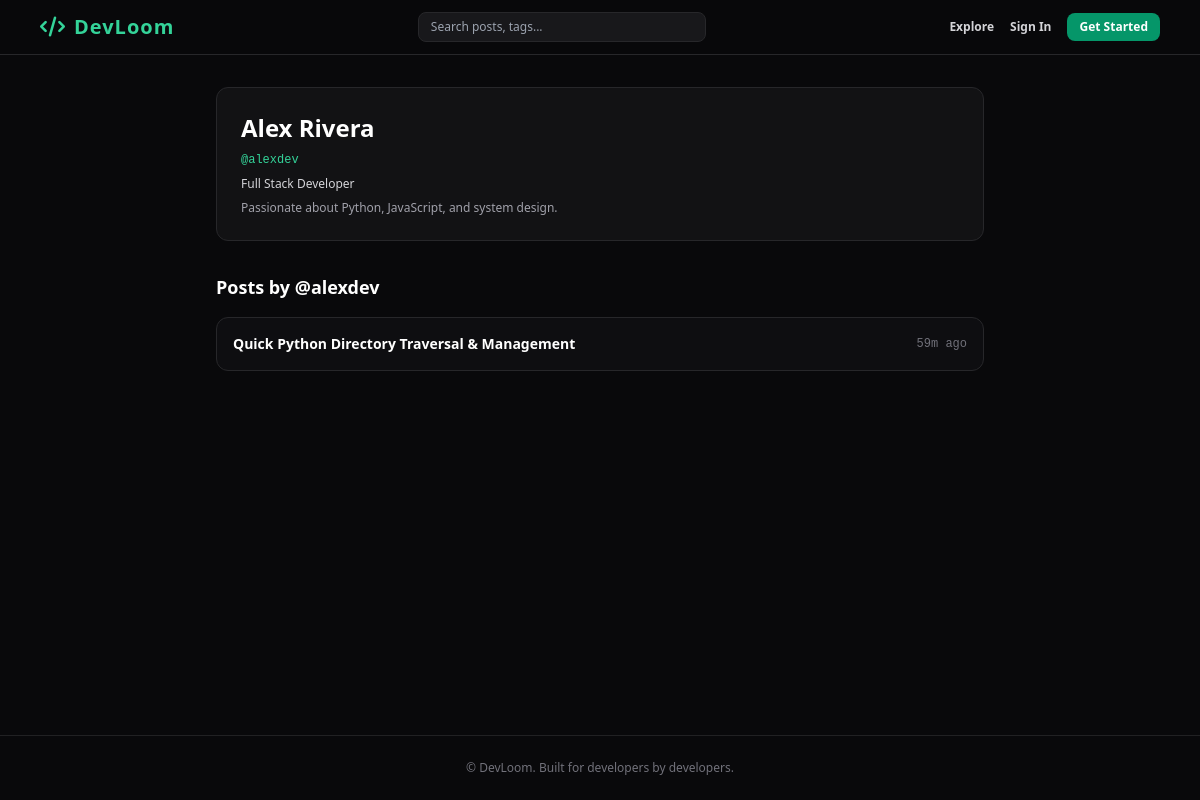
The app's page /u/alexdev with its own data.
### models.py (models this page shows, shortened)
class User(UserMixin, db.Model):
    __tablename__ = 'users'
    id = db.Column(db.Integer, primary_key=True)
    username = db.Column(db.String(50), unique=True, nullable=False, index=True)
    display_name = db.Column(db.String(100), nullable=False)
    email = db.Column(db.String(120), unique=True, nullable=False, index=True)
    password_hash = db.Column(db.String(256), nullable=False)
    headline = db.Column(db.String(150), nullable=True)
    bio = db.Column(db.Text, nullable=True)
    github_url = db.Column(db.String(200), nullable=True)
    website_url = db.Column(db.String(200), nullable=True)
    is_admin = db.Column(db.Boolean, default=False)
    created_at = db.Column(db.DateTime, default=datetime.utcnow)
    posts = db.relationship('Post', backref='author', lazy='dynamic', cascade='all, delete-orphan')
    comments = db.relationship('Comment', backref='author', lazy='dynamic', cascade='all, delete-orphan')

class Post(db.Model):
    __tablename__ = 'posts'
    id = db.Column(db.Integer, primary_key=True)
    title = db.Column(db.String(200), nullable=False)
    slug = db.Column(db.String(220), unique=True, nullable=False, index=True)
    post_type = db.Column(db.String(30), nullable=False, default='Tutorial')  # Tutorial, Snippet, Question, Discussion
    code_language = db.Column(db.String(50), nullable=True)
    summary = db.Column(db.Text, nullable=True)
    content = db.Column(db.Text, nullable=False)
    views = db.Column(db.Integer, default=0)
    created_at = db.Column(db.DateTime, default=datetime.utcnow, index=True)
    author_id = db.Column(db.Integer, db.ForeignKey('users.id', ondelete='CASCADE'), nullable=False)
    comments = db.relationship('Comment', backref='post', lazy='dynamic', cascade='all, delete-orphan')
    likers = db.relationship('User', secondary=likes, backref=db.backref('liked_posts', lazy='dynamic'), lazy='dynamic')
    savers = db.relationship('User', secondary=bookmarks, backref=db.backref('saved_posts', lazy='dynamic'), lazy='dynamic')
    tags = db.relationship('Tag', secondary=post_tags, backref=db.backref('posts', lazy='dynamic'))

### app.py (the view)
    @app.route('/u/<username>')
    def profile(username):
        user = User.query.filter_by(username=username).first_or_404()
        posts = Post.query.filter_by(author_id=user.id).order_by(Post.created_at.desc()).all()
        return render_template('profile.html', profile_user=user, posts=posts)

### templates/profile.html (shortened to what this page needs)
{% extends "base.html" %}
{% block content %}
<div class="max-w-3xl mx-auto space-y-8">
    <div class="bg-zinc-900/60 border border-zinc-800 p-6 rounded-xl flex flex-col md:flex-row justify-between items-start md:items-center gap-4">
        <div class="space-y-2">
            <h1 class="text-2xl font-black text-white">{{ profile_user.display_name }}</h1>
            <p class="text-xs font-mono text-emerald-400">@{{ profile_user.username }}</p>
            {% if profile_user.headline %}<p class="text-xs text-zinc-300">{{ profile_user.headline }}</p>{% endif %}
            {% if profile_user.bio %}<p class="text-xs text-zinc-400 max-w-lg">{{ profile_user.bio }}</p>{% endif %}
        </div>
    </div>
    <div class="space-y-4">
        <h2 class="text-lg font-bold text-white">Posts by @{{ profile_user.username }}</h2>
        <div class="space-y-3">
            {% for post in posts %}
            <article class="bg-zinc-900/40 border border-zinc-800 p-4 rounded-xl flex justify-between items-center">
                <a href="/post/{{ post.slug }}" class="text-sm font-bold text-white hover:text-emerald-400">{{ post.title }}</a>
                <span class="text-xs text-zinc-500 font-mono">{{ post.created_at|timeago }}</span>
            </article>
            {% else %}
            <p class="text-xs text-zinc-500">No posts published yet.</p>
            {% endfor %}
        </div>
    </div>
</div>
{% endblock %}

### static/css/style.css (style rules this page uses)
body { font-family: 'Inter', -apple-system, BlinkMacSystemFont, sans-serif; background-color: #09090b; color: #f4f4f5; }

### records on screen
User: display_name "Alex Rivera", username "alexdev", headline "Full Stack Developer", bio "Passionate about Python, JavaScript, and system design."
Post: title "Quick Python Directory Traversal & Management", created_at "59m ago"
